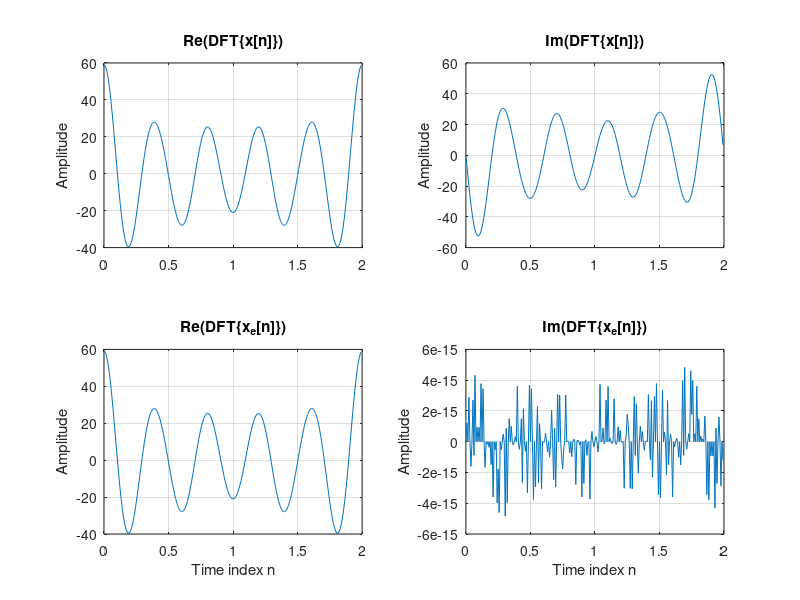

MATLAB code to generate this figure:
% Program P3_11
% Relations between the DFTs of the Periodic Even
% and Odd Parts of a Real Sequence
x = [1 2 4 2 6 32 6 4 2 zeros(1,247)];
x1 = [x(1) x(256:-1:2)];
xe = 0.5 *(x + x1);
XF = fft(x);
XEF = fft(xe);
clf;
k = 0:255;
subplot(2,2,1);
plot(k/128,real(XF)); grid;
ylabel('Amplitude');
title('Re(DFT\{x[n]\})');
subplot(2,2,2);
plot(k/128,imag(XF)); grid;
ylabel('Amplitude');
title('Im(DFT\{x[n]\})');
subplot(2,2,3);
plot(k/128,real(XEF)); grid;
xlabel('Time index n');ylabel('Amplitude');
title('Re(DFT\{x_{e}[n]\})');
subplot(2,2,4);
plot(k/128,imag(XEF)); grid;
xlabel('Time index n');ylabel('Amplitude');
title('Im(DFT\{x_{e}[n]\})');
